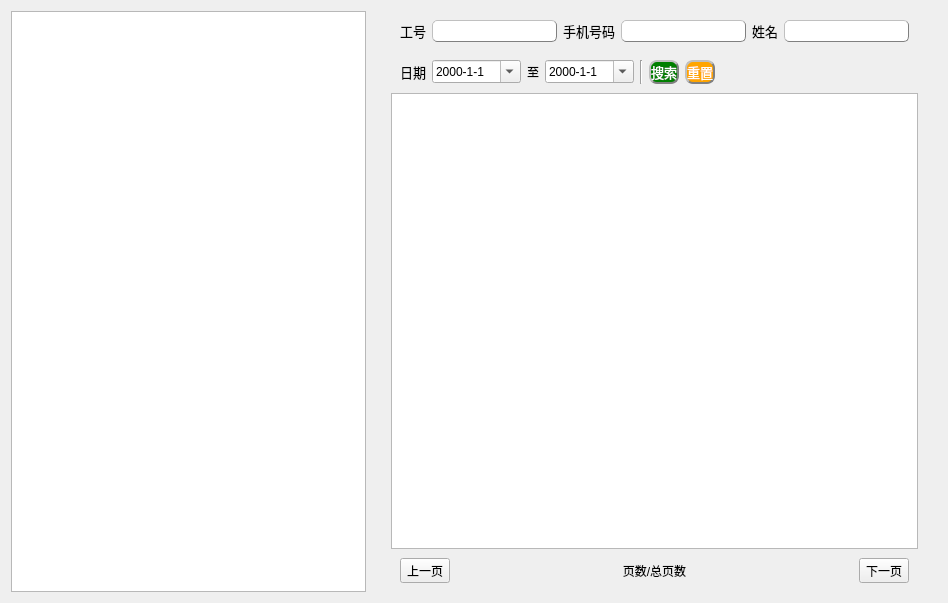
<?xml version="1.0" encoding="UTF-8"?>
<ui version="4.0">
 <class>Form</class>
 <widget class="QWidget" name="Form">
  <property name="geometry">
   <rect>
    <x>0</x>
    <y>0</y>
    <width>948</width>
    <height>603</height>
   </rect>
  </property>
  <property name="windowTitle">
   <string>Form</string>
  </property>
  <layout class="QGridLayout" name="gridLayout_3">
   <item row="0" column="0">
    <layout class="QHBoxLayout" name="horizontalLayout">
     <item>
      <widget class="QTreeView" name="treeView"/>
     </item>
     <item>
      <widget class="QWidget" name="widget" native="true">
       <layout class="QGridLayout" name="gridLayout_2">
        <property name="topMargin">
         <number>0</number>
        </property>
        <property name="bottomMargin">
         <number>0</number>
        </property>
        <item row="0" column="0">
         <layout class="QVBoxLayout" name="verticalLayout">
          <property name="spacing">
           <number>0</number>
          </property>
          <property name="leftMargin">
           <number>10</number>
          </property>
          <property name="topMargin">
           <number>0</number>
          </property>
          <property name="rightMargin">
           <number>10</number>
          </property>
          <property name="bottomMargin">
           <number>0</number>
          </property>
          <item>
           <widget class="QWidget" name="widget_2" native="true">
            <property name="sizePolicy">
             <sizepolicy hsizetype="Fixed" vsizetype="Fixed">
              <horstretch>0</horstretch>
              <verstretch>0</verstretch>
             </sizepolicy>
            </property>
            <property name="font">
             <font>
              <family>黑体</family>
              <pointsize>10</pointsize>
             </font>
            </property>
            <layout class="QGridLayout" name="gridLayout">
             <item row="3" column="2">
              <widget class="QLabel" name="label_3">
               <property name="text">
                <string>工号</string>
               </property>
              </widget>
             </item>
             <item row="3" column="7">
              <widget class="QLineEdit" name="lineEdit_3">
               <property name="styleSheet">
                <string notr="true">QLineEdit{
	border-radius:5px;
	border:1px groove gray;	
	border-style:outset;
}</string>
               </property>
              </widget>
             </item>
             <item row="3" column="6">
              <widget class="QLabel" name="label_5">
               <property name="text">
                <string>姓名</string>
               </property>
              </widget>
             </item>
             <item row="3" column="5">
              <widget class="QLineEdit" name="lineEdit">
               <property name="sizePolicy">
                <sizepolicy hsizetype="Fixed" vsizetype="Fixed">
                 <horstretch>0</horstretch>
                 <verstretch>0</verstretch>
                </sizepolicy>
               </property>
               <property name="font">
                <font>
                 <family>黑体</family>
                 <pointsize>10</pointsize>
                </font>
               </property>
               <property name="styleSheet">
                <string notr="true">QLineEdit{
	border-radius:5px;
	border:1px groove gray;	
	border-style:outset;
}</string>
               </property>
              </widget>
             </item>
             <item row="3" column="4">
              <widget class="QLabel" name="label">
               <property name="sizePolicy">
                <sizepolicy hsizetype="Fixed" vsizetype="Fixed">
                 <horstretch>0</horstretch>
                 <verstretch>0</verstretch>
                </sizepolicy>
               </property>
               <property name="text">
                <string>手机号码</string>
               </property>
              </widget>
             </item>
             <item row="3" column="3">
              <widget class="QLineEdit" name="lineEdit_2">
               <property name="sizePolicy">
                <sizepolicy hsizetype="Expanding" vsizetype="Fixed">
                 <horstretch>0</horstretch>
                 <verstretch>0</verstretch>
                </sizepolicy>
               </property>
               <property name="styleSheet">
                <string notr="true">QLineEdit{
	border-radius:5px;
	border:1px groove gray;	
	border-style:outset;
}</string>
               </property>
              </widget>
             </item>
            </layout>
           </widget>
          </item>
          <item alignment="Qt::AlignLeft">
           <widget class="QWidget" name="widget_3" native="true">
            <layout class="QGridLayout" name="gridLayout_4">
             <item row="0" column="8">
              <widget class="QPushButton" name="pushButton">
               <property name="font">
                <font>
                 <family>黑体</family>
                 <pointsize>10</pointsize>
                </font>
               </property>
               <property name="styleSheet">
                <string notr="true">QPushButton{
	background-color:green;
	color:white;
	border-radius:8px;
	border:2px groove gray;
	border-style:outset;
}</string>
               </property>
               <property name="text">
                <string>搜索</string>
               </property>
               <property name="checkable">
                <bool>true</bool>
               </property>
              </widget>
             </item>
             <item row="0" column="6">
              <widget class="QDateEdit" name="dateEdit_2">
               <property name="displayFormat">
                <string>yyyy-M-d</string>
               </property>
               <property name="calendarPopup">
                <bool>true</bool>
               </property>
              </widget>
             </item>
             <item row="0" column="4">
              <widget class="QDateEdit" name="dateEdit">
               <property name="displayFormat">
                <string>yyyy-M-d</string>
               </property>
               <property name="calendarPopup">
                <bool>true</bool>
               </property>
              </widget>
             </item>
             <item row="0" column="9">
              <widget class="QPushButton" name="pushButton_2">
               <property name="font">
                <font>
                 <family>黑体</family>
                 <pointsize>10</pointsize>
                </font>
               </property>
               <property name="styleSheet">
                <string notr="true">QPushButton{
	background-color:orange;
	color:white;
	border-radius:8px;
	border:2px groove gray;
	border-style:outset;
}</string>
               </property>
               <property name="text">
                <string>重置</string>
               </property>
               <property name="checkable">
                <bool>true</bool>
               </property>
              </widget>
             </item>
             <item row="0" column="5">
              <widget class="QLabel" name="label_6">
               <property name="font">
                <font>
                 <family>黑体</family>
                </font>
               </property>
               <property name="text">
                <string>至</string>
               </property>
              </widget>
             </item>
             <item row="0" column="0">
              <widget class="QLabel" name="label_2">
               <property name="font">
                <font>
                 <family>黑体</family>
                 <pointsize>10</pointsize>
                </font>
               </property>
               <property name="text">
                <string>日期</string>
               </property>
              </widget>
             </item>
             <item row="0" column="7">
              <widget class="Line" name="line">
               <property name="orientation">
                <enum>Qt::Vertical</enum>
               </property>
              </widget>
             </item>
            </layout>
           </widget>
          </item>
          <item>
           <widget class="QTableView" name="tableView"/>
          </item>
          <item>
           <widget class="QWidget" name="widget_4" native="true">
            <layout class="QGridLayout" name="gridLayout_5">
             <item row="1" column="2">
              <widget class="QToolButton" name="toolButton">
               <property name="text">
                <string>下一页</string>
               </property>
              </widget>
             </item>
             <item row="1" column="1">
              <widget class="QLabel" name="label_4">
               <property name="layoutDirection">
                <enum>Qt::LeftToRight</enum>
               </property>
               <property name="text">
                <string>页数/总页数</string>
               </property>
               <property name="scaledContents">
                <bool>false</bool>
               </property>
               <property name="alignment">
                <set>Qt::AlignCenter</set>
               </property>
              </widget>
             </item>
             <item row="1" column="0">
              <widget class="QToolButton" name="toolButton_2">
               <property name="text">
                <string>上一页</string>
               </property>
              </widget>
             </item>
            </layout>
           </widget>
          </item>
         </layout>
        </item>
       </layout>
      </widget>
     </item>
    </layout>
   </item>
  </layout>
 </widget>
 <resources/>
 <connections/>
</ui>
